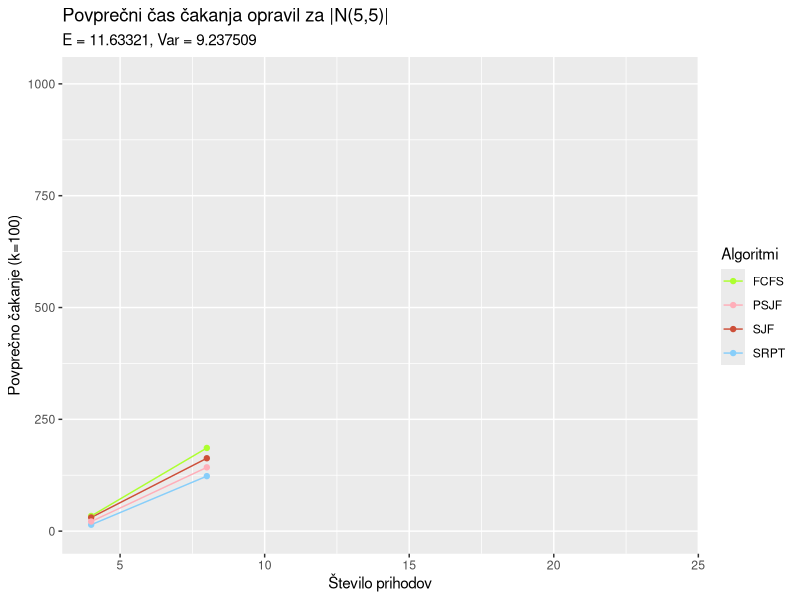
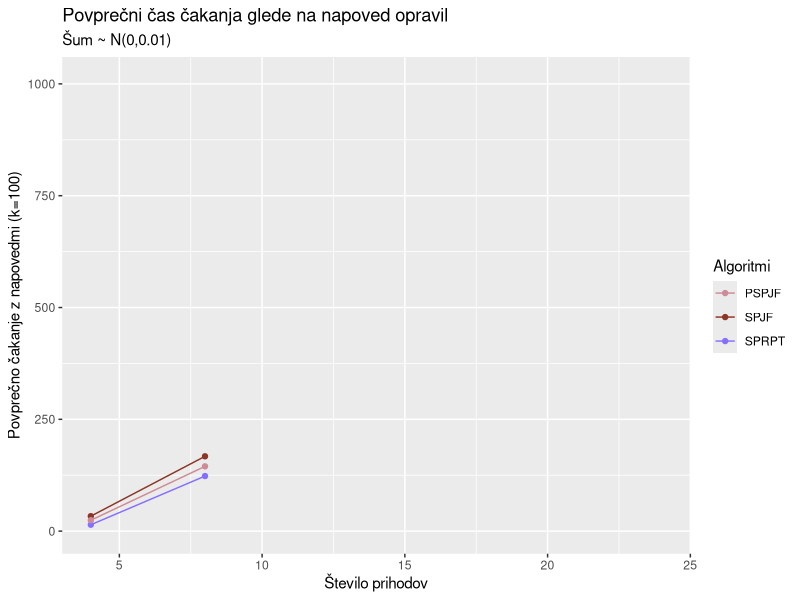
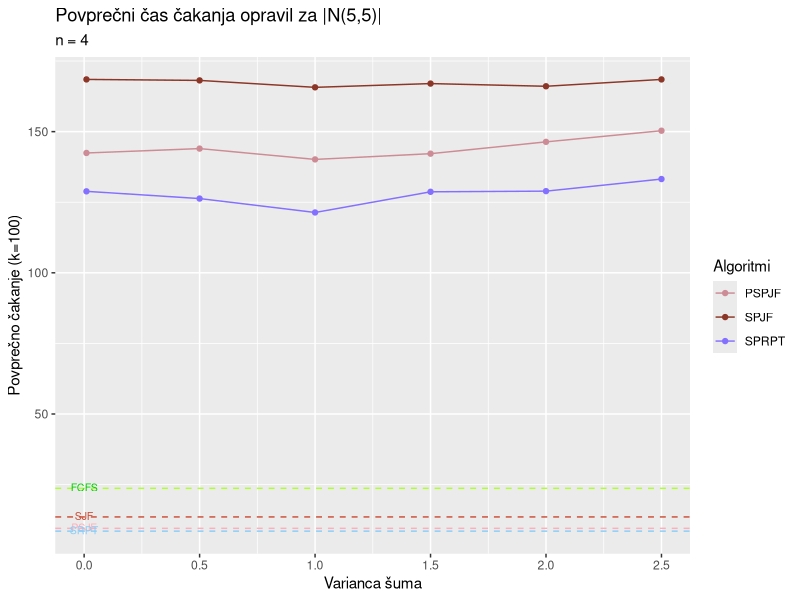
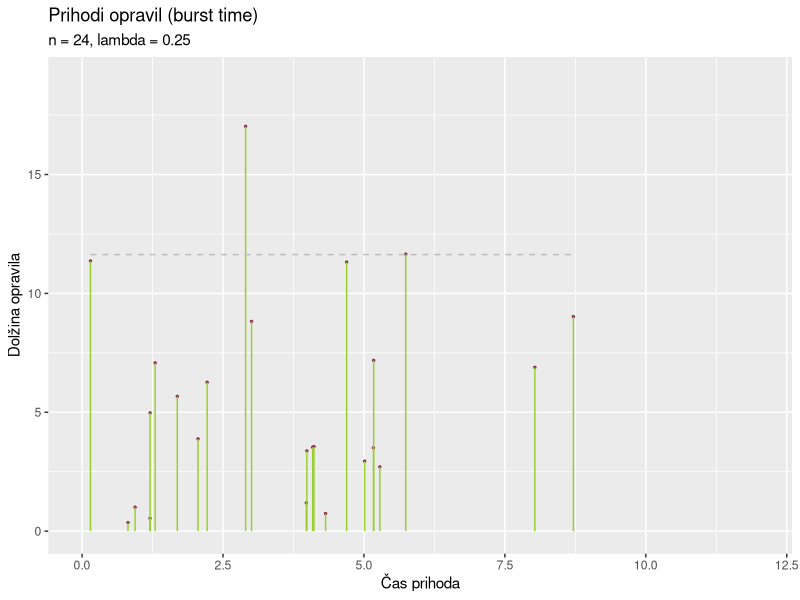

Source code (R) for these figures, in order: (Note: this script raises an error after producing the figures.)
# Vizualizacija normalna
#install.packages("ggpubr")

library(ggplot2)
library(tidyr)
library(ggpubr)

set.seed(0)
#n_24 = casi_prihodov_normalne( 5, 5, 24, 0.01, 0.25)
#n_24 = as_tibble(n_24)
#write.csv(n_24, "n_24.csv")
n_24 = read.csv("n_24.csv")

#set.seed(0)
#n_4 = casi_prihodov_normalne( 5, 5, 4, 0.01, 0.25)
#write.csv(n_4, "n_4.csv")
n_4 = read.csv("n_4.csv")


Normalna_porazdelitev_n = read.csv("normalna_n.csv")

Normalna = Normalna_porazdelitev_n[,0:4]

x = c(4, 8, 12 , 16 , 20 , 24)

z = 11.63321 # povprecni cas cakanja

df = cbind(x ,Normalna)

Tabela = df %>% pivot_longer( !x, names_to = "Algoritmi", values_to = "Povprecno cakanje")

#df = cbind(x, Beta_porazdelitev_n)

#=========================================================================================== RISANJE POVP. CASA CAKANJA ==================PREVERI ALPHA IN BETA NUJNO===========================
cakanje_norm = ggplot(Tabela, aes(x=x, y = `Povprecno cakanje`, col = Algoritmi)) +
  geom_line()+
  geom_point() + labs(title = "Povprečni čas čakanja opravil za |N(5,5)|", subtitle = "E = 11.63321, Var = 9.237509 " ,y = "Povprečno čakanje (k=100)", x = "Število prihodov") +
  ylim(0, 1010) +
  scale_colour_manual(values=c('greenyellow','lightpink1',"tomato3", "lightskyblue"))
#===================================================================================================================================================================




#================================================================================== RISANJE PRIHODOV =================================
prihodi_norm = ggplot(n_24, aes(x=cas_prihoda, y=dolzina_opravila)) + 
  geom_point(size=0.5, color = "violetred4") + 
  geom_segment(aes(x=cas_prihoda, 
                   xend=cas_prihoda, 
                   y=0, 
                   yend=dolzina_opravila), colour = "yellowgreen") +
  labs(y = "Dolžina opravila", x = "Čas prihoda") +
  geom_line(aes(y=z), colour="grey",linetype="dashed") +
  labs(title="Prihodi opravil (burst time)", 
       subtitle="n = 24, lambda = 0.25") +
  xlim(0, 12) + ylim(0,19)
#=========================================================================

# Tabela za napoved

Normalna_predictions = Normalna_porazdelitev_n[,5:7]
df_predictions = cbind(x ,Normalna_predictions)
Tabela_predictions = df_predictions %>% pivot_longer( !x, names_to = "Algoritmi", values_to = "Povprecno cakanje")


#====================================================================================== RISANJE POVP. CASA CAKANJA NAPOVEDI ================================================================
cakanje_norm_predictions = ggplot(Tabela_predictions, aes(x=x, y = `Povprecno cakanje`, col = Algoritmi)) +
  geom_line()+
  geom_point() + labs(title = "Povprečni čas čakanja glede na napoved opravil", subtitle = "Šum ~ N(0,0.01)" ,y = "Povprečno čakanje z napovedmi (k=100)", x = "Število prihodov") +
  ylim(0, 1010) +
  scale_colour_manual(values=c('lightpink3',"tomato4", "lightslateblue"))
#==================================================================================================================================================================

Normalna_porazdelitev_v = read.csv("normalna_v.csv")
Normalna_v = Normalna_porazdelitev_v[,5:7]
Var = c(2.5, 2, 1.5 , 1 , 0.5 , 0.01)
df_var = cbind(Var ,Normalna_v)
Tabela_var = df_var %>% pivot_longer( !Var, names_to = "Algoritmi", values_to = "Povprecno cakanje")

#========================================================= RISANJE POVP. CAKANJA GLEDE NA VARIANCO ==============================
# RABIL POPRAVIT PODATKE
cakanje_varianca_n = ggplot(Tabela_var, aes(x=Var, y = `Povprecno cakanje`, col = Algoritmi)) +
  geom_line()+
  geom_point() + labs(title = "Povprečni čas čakanja opravil za |N(5,5)|", subtitle = "n = 4" ,y = "Povprečno čakanje (k=100)", x = "Varianca šuma") +
  geom_hline(yintercept=23.67987,linetype="dashed", color = "greenyellow") +
  annotate("text", x=0, y=23.97987, label="FCFS", size = 2.7, color = "green3") +
  scale_colour_manual(values=c('lightpink3',"tomato4", "lightslateblue")) +
  geom_hline(yintercept=9.512974, linetype="dashed", color = "lightpink1") +
  annotate("text", x=0, y=9.812974, label="PSJF", size = 2.7, color = "lightpink1") +
  geom_hline(yintercept=13.54355, linetype="dashed", color = "tomato3") +
  annotate("text", x=0, y=13.84355, label="SJF", size = 2.7, color = "tomato3") +
  geom_hline(yintercept=8.511992, linetype="dashed", color = "lightskyblue") +
  annotate("text", x=0, y=8.811992, label="SRPT", size = 2.7, color = "lightskyblue")
#================================================================================================================================================================================
# lahko zamenjam samo na grse fonte (r nima lepih fontov ki podpirajo sumnike)

ggarrange(cakanje_norm,cakanje_norm_predictions, cakanje_varianca_n ,prihodi_norm_n4,cakanje_varianca_n_24,prihodi_norm,
          ncol = 2, nrow = 3)

#================================================================================== RISANJE PRIHODOV =================================
prihodi_norm_n4 = ggplot(n_4, aes(x=cas_prihoda, y=dolzina_opravila)) + 
  geom_point(size=0.5, color = "violetred4") + 
  geom_segment(aes(x=cas_prihoda, 
                   xend=cas_prihoda, 
                   y=0, 
                   yend=dolzina_opravila), colour = "yellowgreen") +
  labs(y = "Dolžina opravila", x = "Čas prihoda") +
  geom_line(aes(y=z), colour="grey",linetype="dashed") +
  labs(title="Prihodi opravil (burst time)", 
       subtitle="E = 11.63321, Var = 9.237509, n = 4, lambda = 0.25") +
  xlim(0, 12) + ylim(0,19)
#=========================================================================

Normalna_porazdelitev_v_24 = read.csv("normalna_v_24.csv")
Normalna_v_24 = Normalna_porazdelitev_v_24[,5:7]
Var = c(2.5, 2, 1.5 , 1 , 0.5 , 0.01)
df_var_24 = cbind(Var ,Normalna_v_24)
Tabela_var_24 = df_var_24 %>% pivot_longer( !Var, names_to = "Algoritmi", values_to = "Povprecno cakanje")
#========================================================= RISANJE POVP. CAKANJA GLEDE NA VARIANCO ==============================

cakanje_varianca_n_24 = ggplot(Tabela_var_24, aes(x=Var, y = `Povprecno cakanje`, col = Algoritmi)) +
  geom_line()+
  geom_point() + labs(title = "Povprečni čas čakanja opravil za |N(5,5)|", subtitle = "n = 24 , FCFS = 1553.008" ,y = "Povprečno čakanje (k=100)", x = "Varianca šuma") +
  scale_colour_manual(values=c('lightpink3',"tomato4", "lightslateblue")) +
  geom_hline(yintercept=896.2594, linetype="dashed", color = "lightpink1") +
  geom_hline(yintercept=932.2566, linetype="dashed", color = "tomato3") +
  geom_hline(yintercept=895.3161, linetype="dashed", color = "lightskyblue")
#================================================================================================================================================================================

# CE KDO ZNA PREUREDIT VRSTNI RED LEGENDE BI BLO KUL , JZ GREM JOKAT
